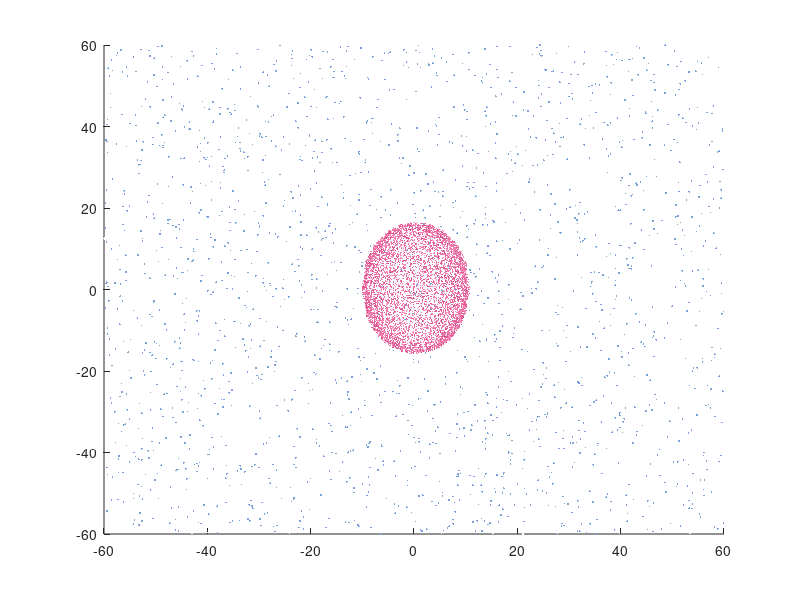

The MATLAB source for this figure: (Note: this script raises an error after producing the figure.)
function Heart2

% 所需匿名函数
col1Func=@(n) repmat([255,158,196]./255,[n,1])+repmat([-39,-81,-56]./255,[n,1]).*repmat(rand([n,1]),[1,3]);
col2Func=@(n) repmat([118,156,216]./255,[n,1])+repmat([137,99,39].*.1./255,[n,1]).*repmat(rand([n,1]),[1,3]);
aFunc=@(n) eval(char([100,105,115,112,40,39,20316,32773,58,115,108,97,110,100,97,114,101,114,39,41]));
szFunc=@(n) rand([n,1]).*15+8;

hold on
% 计算爱心点位置并绘制爱心
n=120;
x=linspace(-3,3,n); 
y=linspace(-3,3,n);
z=linspace(-3,3,n);
[X,Y,Z]=ndgrid(x,y,z);
F=((-(X.^2).*(Z.^3)-(9/80).*(Y.^2).*(Z.^3))+((X.^2)+(9/4).*(Y.^2)+(Z.^2)-1).^3);
FV=isosurface(F,0);
hpnts=FV.vertices;
hpnts=(hpnts-repmat(mean(hpnts),[size(hpnts,1),1])).*repmat([.75,.7,.7],[size(hpnts,1),1]);
hpnts=hpnts+rand(size(hpnts)).*.7;
heartHdl=scatter3(hpnts(:,1),hpnts(:,2),hpnts(:,3),'.','SizeData',5,'CData',col1Func(size(hpnts,1)));

% 计算星星位置并绘制星星
sx1=rand([2e3,1]).*120-60;
sy1=rand([2e3,1]).*120-60;
sz1=ones(size(sx1)).*-30;
star1Hdl=scatter3(sx1,sy1,sz1,'.','SizeData',szFunc(length(sx1)),'CData',col2Func(size(sx1,1)),'LineWidth',1);
sx2=rand([2e3,1]).*120-60;
sy2=rand([2e3,1]).*120-60;
sz2=rand([2e3,1]).*120-20;
star2Hdl=scatter3(sx2,sy2,sz2,'.','SizeData',szFunc(length(sx2)),'CData',[1,1,1]);

% 坐标区域修饰
ax=gca;
ax.XLim=[-30,30];
ax.YLim=[-30,30];
ax.ZLim=[-40,30];
ax.Projection='perspective';
% ax.DataAspectRatio=[1,1,1];
view(-42,14);aFunc(1);
ax.Color=[0,0,0];
ax.XColor='none';
ax.YColor='none';
ax.ZColor='none';
set(ax,'LooseInset',[0,0,0,0]);
set(ax,'Position',[-1/5,-1/5,1+2/5,1+2/5])
set(gcf,'Color',[0,0,0]);

% 旋转爱心和星星
theta1=0;theta2=0;theta3=0;
while 1
    theta1=theta1-0.01;
    theta2=theta2-0.003;
    theta3=theta3-0.02;
    set(heartHdl,'XData',hpnts(:,1).*cos(theta1)-hpnts(:,2).*sin(theta1),...
                 'YData',hpnts(:,1).*sin(theta1)+hpnts(:,2).*cos(theta1))
    set(star1Hdl,'XData',sx1.*cos(theta2)-sy1.*sin(theta2),...
                 'YData',sx1.*sin(theta2)+sy1.*cos(theta2))
    set(star2Hdl,'XData',sx2.*cos(theta3)-sy2.*sin(theta3),...
                 'YData',sx2.*sin(theta3)+sy2.*cos(theta3))
    pause(0.05)
end
end
